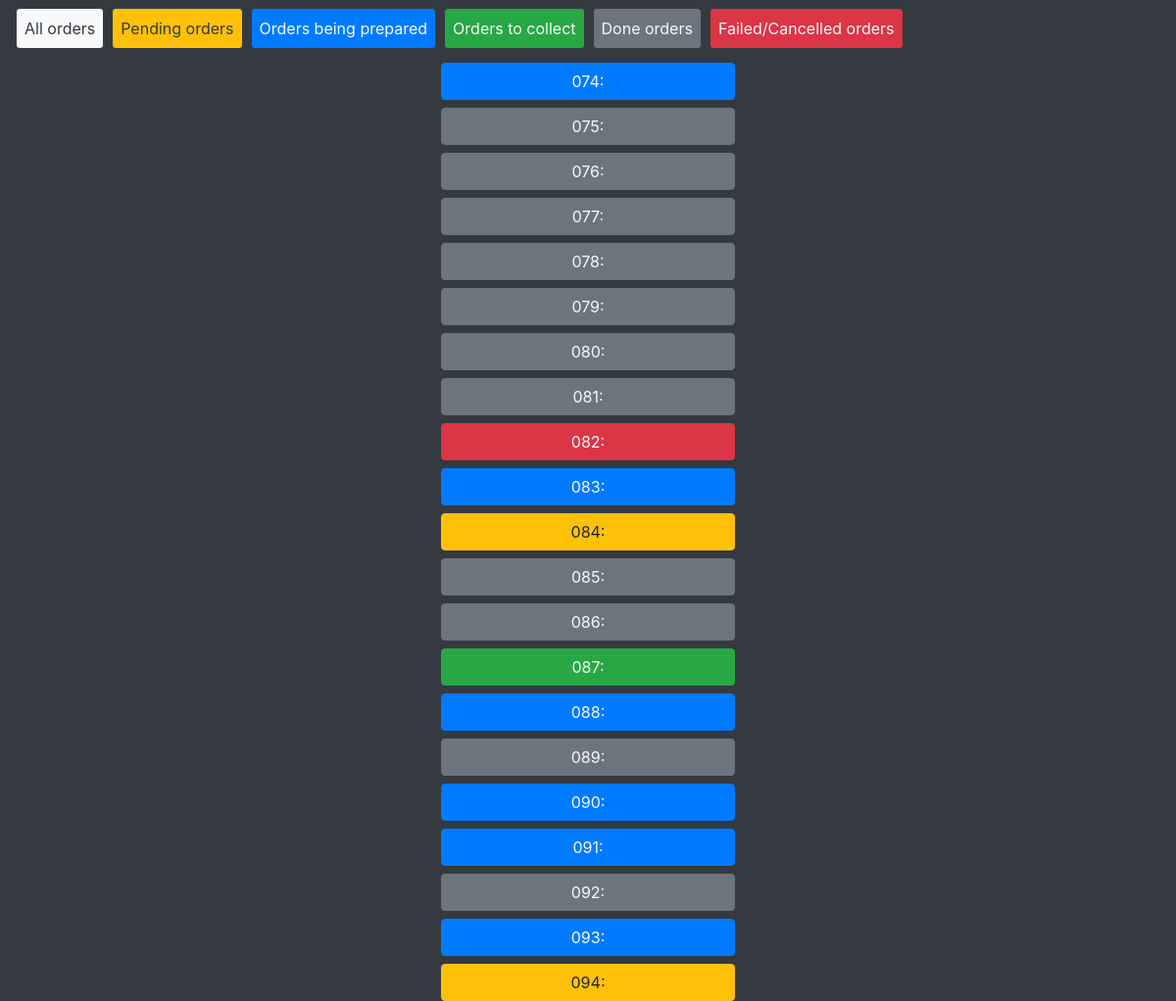
Page /ordersys/orders/ (signed in) on the earlier database version.
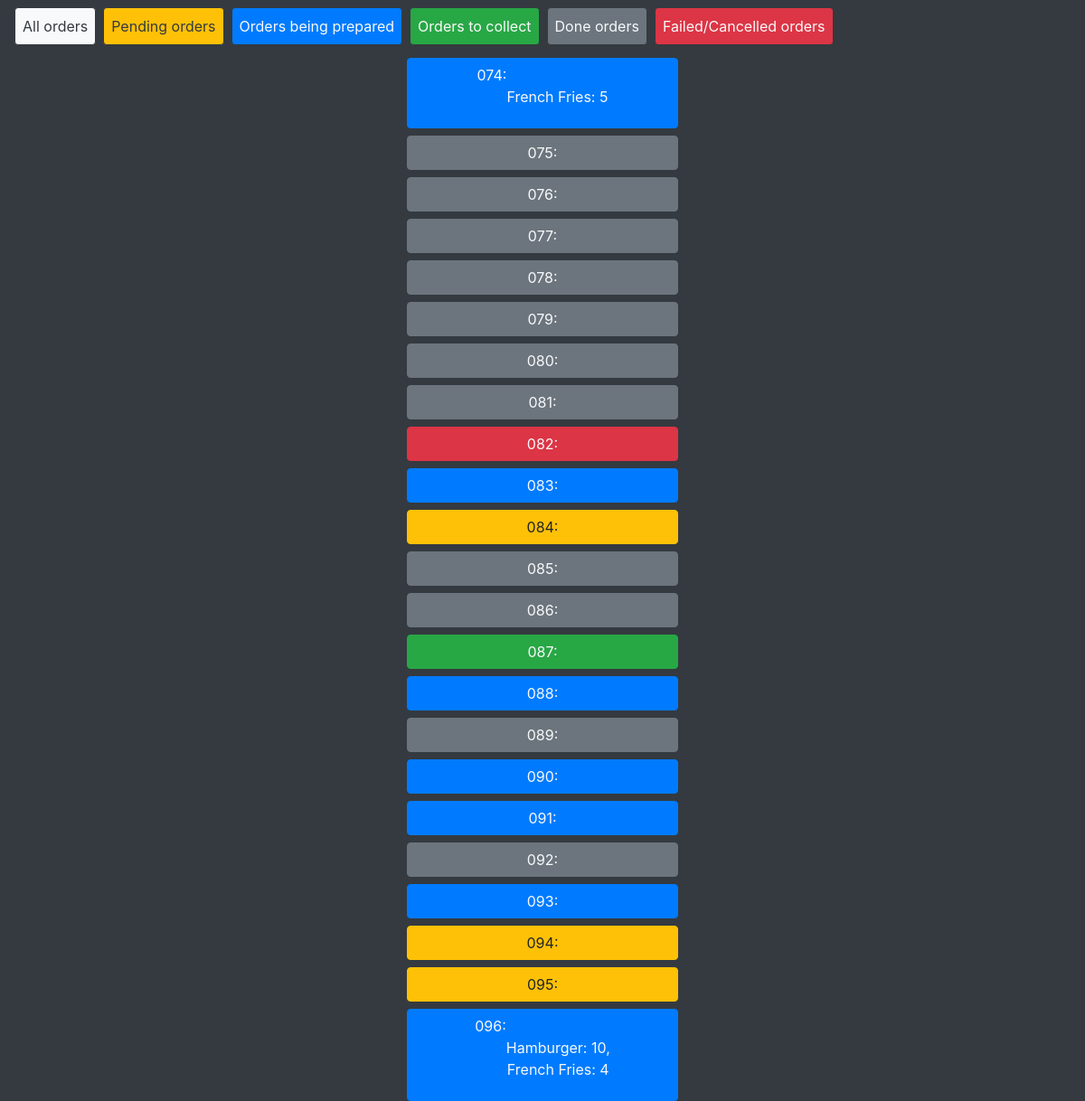
Same page on the later database version.
### ordersys/models.py (models this page shows, shortened)
class Order(models.Model):
    ordered_items = models.ManyToManyField(Product, through='ProductAmount')
    date_ordered = models.DateTimeField("Ordered", auto_now=True)
    status = models.CharField(max_length=12, default="Pending")
    cost = models.DecimalField(max_digits=8, decimal_places=2, default=0)
    def print_ordered_items_products_amounts(self):
        end = ''
        for product_amount in ProductAmount.objects.filter(order=self):
            end += '\n{}: {}, '.format(product_amount.product.name, product_amount.amount)
        return end[:-2]
    def define_shown_id(self):
        if self.id<10:
            return '00{}'.format(self.id)
        elif self.id<100:
            return '0{}'.format(self.id)
        elif self.id<1000:
            return str(self.id)
        else:
            return str(self.id)[-3:]
    def __str__(self):
        return self.define_shown_id()

class ProductAmount(models.Model):
    order = models.ForeignKey(Order, on_delete=models.CASCADE)
    product = models.ForeignKey(Product, on_delete=models.CASCADE)
    amount = models.PositiveIntegerField()

class Product(models.Model):
    name = models.CharField(max_length=32)
    recipe = models.ManyToManyField(Ingredient, through='IngredientAmount')
    cost = models.DecimalField(max_digits=5, decimal_places=2, default=0)

### ordersys/views.py (the view)
# urls.py: path('orders/', views.OrdersView.as_view(), name='index'),
class OrdersView(LoginRequiredMixin, generic.ListView):
    login_url = '/ordersys/login/'
    model=Order
    template_name = 'ordersys/orders.html'
    context_object_name = 'orders_list'
    orderint = ['id']
    def get_queryset(self):
        return Order.objects.all()

### ordersys/templates/ordersys/orders.html (shortened to what this page needs)
{% extends 'ordersys/base.html'%}
{% block content %}
    {% if orders_list %}
        {% for order in orders_list %}
            {% if order.status == "Pending" %}
                <form action="{% url 'ordersys:start_preparing' order.id%}" method="post" class="d-flex justify-content-center">
                    <button type="submit" class="btn btn-warning w-25 d-flex mt-2 mb-0 justify-content-center">{{order}}:{{order.print_ordered_items_products_amounts|linebreaks}}</button>
                </form>
            {% elif order.status == "Prepare" %}
                <form action="{% url 'ordersys:finish_preparing' order.id%}" method="post" class="d-flex justify-content-center">
                    <button type="submit" class="btn btn-primary w-25 d-flex mt-2 mb-0 justify-content-center text-light">{{order}}:{{order.print_ordered_items_products_amounts|linebreaks}}</button>
                </form>
            {% elif order.status == "Collect" %}
                <form action="{% url 'ordersys:collect_preparing' order.id%}" method="post" class="d-flex justify-content-center">
                    <button type="submit" class="btn btn-success w-25 d-flex mt-2 mb-0 justify-content-center text-light">{{order}}:{{order.print_ordered_items_products_amounts|linebreaks}}</button>
                </form>
            {% elif order.status == "Done" %}
                <div class="d-flex justify-content-center">
                    <button type="submit" class="btn btn-secondary w-25 d-flex justify-content-center mt-2 mb-0 text-light">{{order}}:{{order.print_ordered_items_products_amounts|linebreaks}}</p>
                </div>
            {% else %}
                <div class="d-flex justify-content-center">
                    <button type="submit" class="btn btn-danger d-flex w-25 justify-content-center mt-2 mb-0 text-light">{{order}}:{{order.print_ordered_items_products_amounts|linebreaks}}</p>
                </div>
            {% endif %}
        {% endfor %}
    {% endif %}
{% endblock %}

Differences in the rows shown:
shown differently, row unchanged: Order: print_ordered_items_products_amounts (not shown) → "French Fries: 5"
added Order: id "095"
added Order: id "096", print_ordered_items_products_amounts "Hamburger: 10, French Fries: 4"
